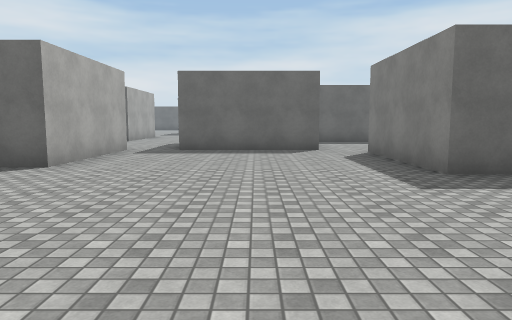
[1] (above)

24 first-person views from a walk through a 3-D level made in the Unity game engine. The camera is 1.4 m above the floor, tilts 6° down and sees 70° across. The floor is counted in squares, 2 m on a side. Each view is taken from the middle of a square. On the plan, view 1 faces up. The plan holds only what a view shows up to about 11 squares ahead; the rest is blank. The place goes on beyond the plan. The player is left out. Surface patterns are stand-ins for the level's own textures.

[2]
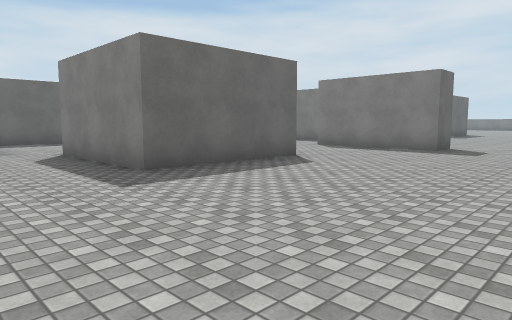

[3]
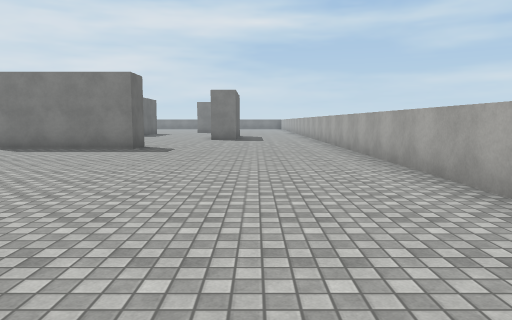

[4]
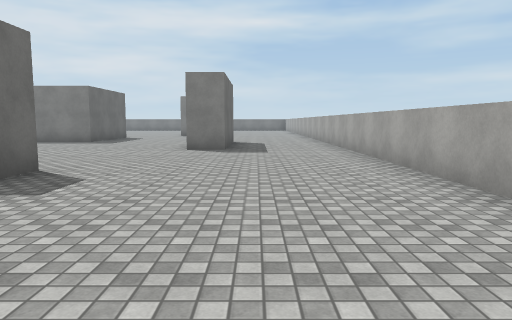

[5]
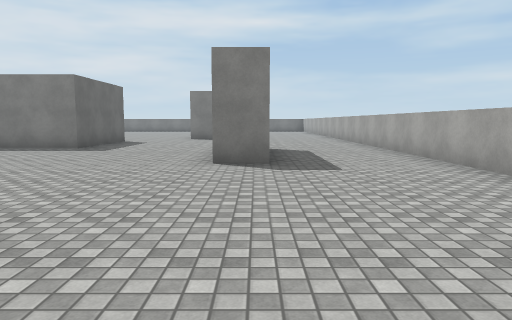

[6]
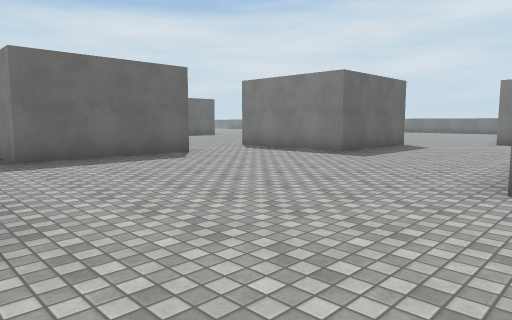

[7]
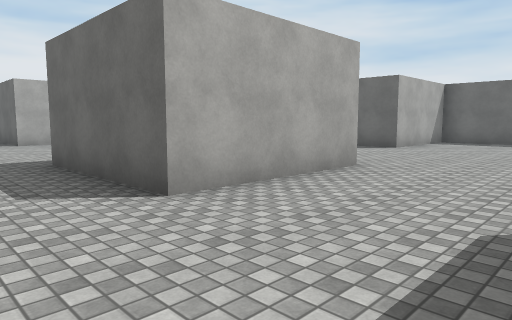

[8]
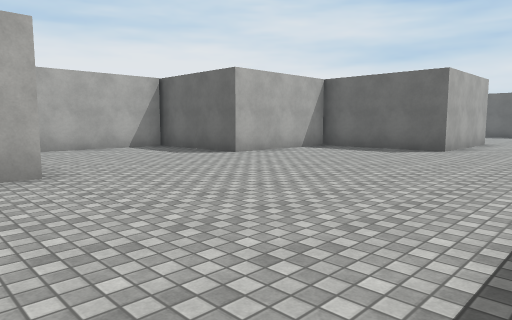

[9]
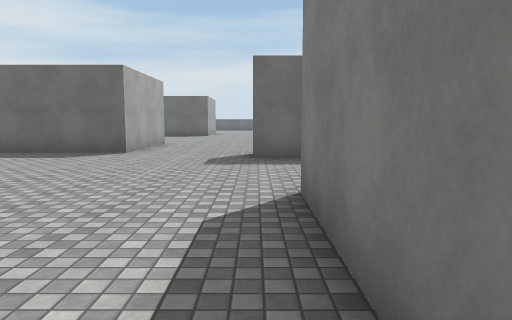

[10]
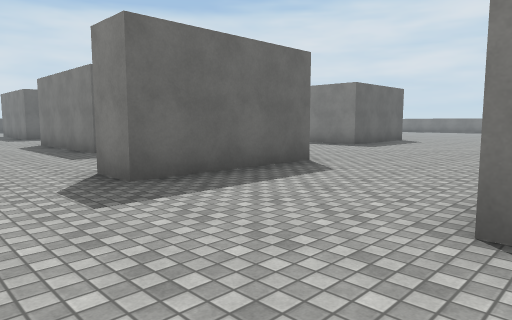

[11]
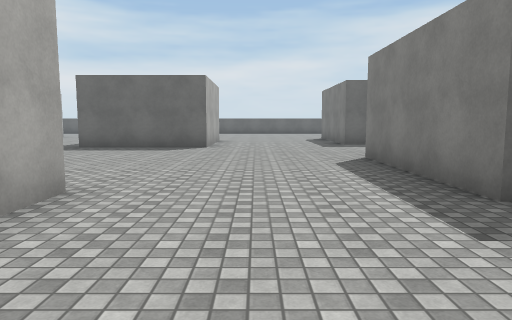

[12]
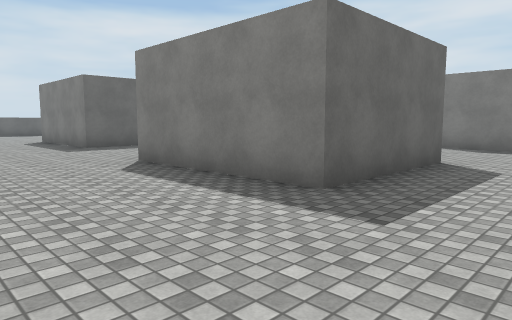

[13]
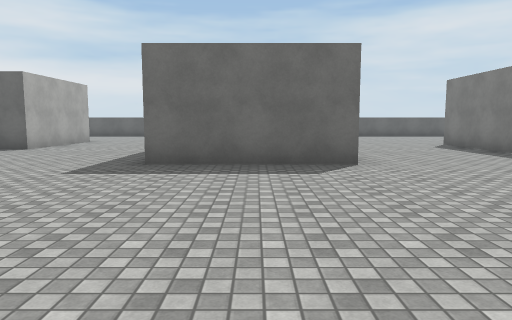

[14]
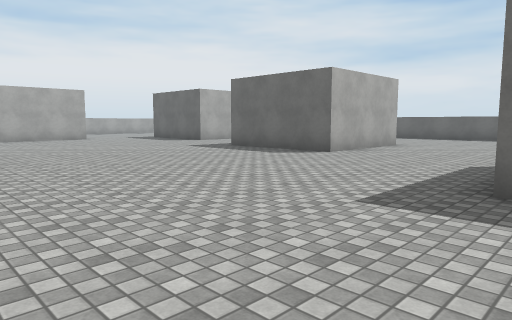

[15]
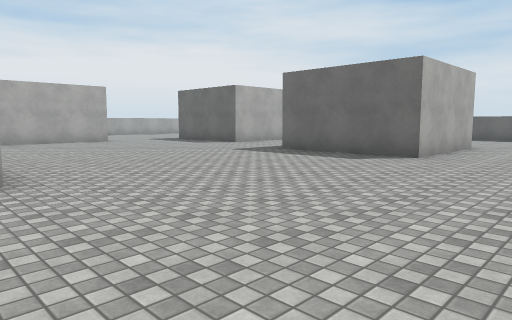

[16]
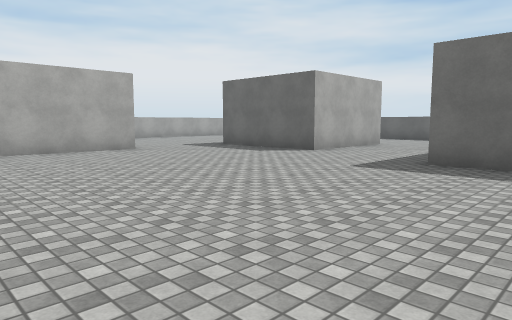

[17]
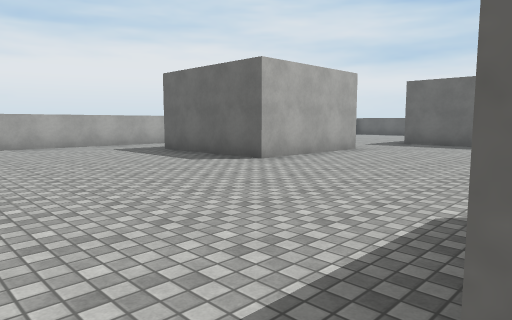

[18]
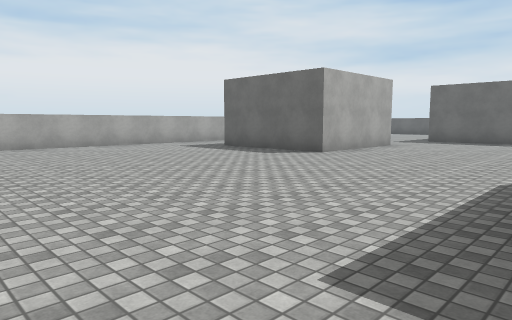

[19]
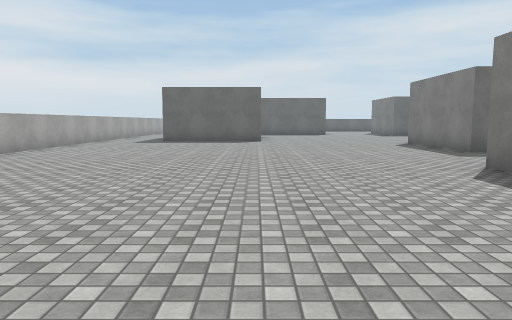

[20]
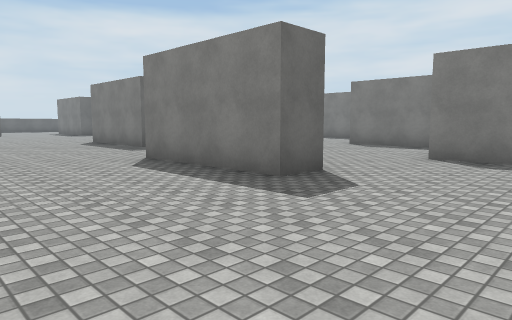

[21]
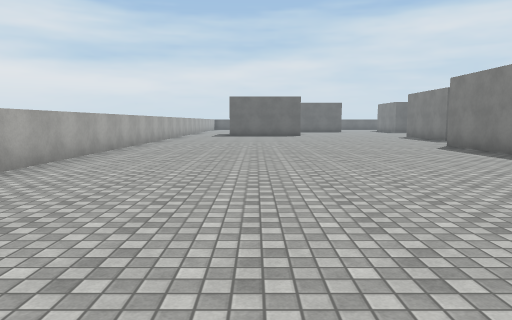

[22]
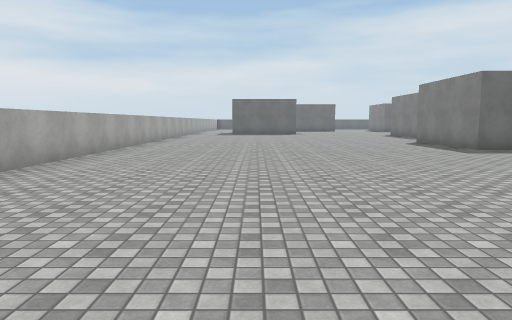

[23]
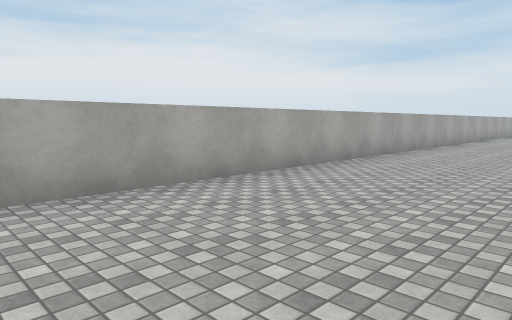

[24]
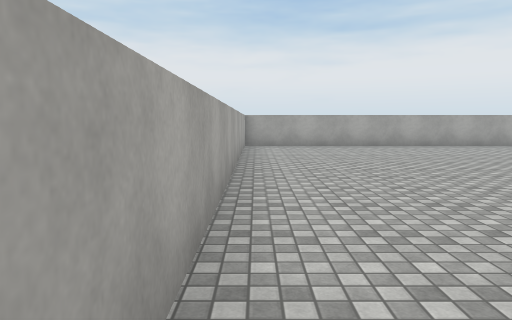

### Floor plan
Points are (right, up) in squares from view 1. A wall is a line through its corners. A room is listed if a view was taken in it or the views show most of it. See-through windows are left out.
Room 1 (views 1, 2, 3, 4, 5, 6, 7, 8, 9, 10, 11, 12, 13, 14, 15, 16, 17, 18, 19, 20, 21, 22, 23, 24)
walls: (1.3, 13.6) (1.3, 15.4); (-1.9, 11.1) (-1.9, 12.6); (1.6, 9.1) (-2, 9.1); (-4.5, 13.1) (-5.5, 13.1) (-5.5, 16.6); (-3.2, 9.1) (-3.2, 5.6) (-4.1, 5.6); (-3.6, 19.4) (-4.1, 19.4) (-4.1, 22.1); (6, 8.4) (6, 4.8) (2.5, 4.8) (2.5, 8.4); (8.1, 19.6) (8.1, 16.1) (4.7, 16.1) (4.7, 12.6) (1.6, 12.6) (1.6, 9.4); (14.5, 15) (10.9, 15) (10.9, 16); (10.2, 3.1) (9.3, 3.1) (9.3, 6.5); (15, 8.1) (11.4, 8.1) (11.4, 11.6); (8.7, 27.1) (8.7, 25.9) (5.1, 25.9); (15.6, 19.2) (12.1, 19.2) (12.1, 23.2); (-14.5, 17.1) (-14.5, -2.4); (3.2, -2.3) (18.5, -2.3); (-8.8, 27.5) (-8.8, 24) (-12.4, 24); (1.3, 31.5) (1.3, 29.2) (-2.2, 29.2); (-14.5, 24.1) (-14.5, 18.8); (14.2, 27.1) (12.7, 27.1) (12.7, 31.1); (-5.3, 31.5) (-5.3, 30.4) (-8.4, 30.4); (18.5, 5.6) (17.5, 5.6) (17.5, 9.1); (16.1, 0.8) (14.1, 0.8) (14.1, 1.8); (-14, -2.3) (-4.4, -2.3)

Where each view was taken, in squares from view 1:
view 1: 0 up, 0 right, facing up
view 2: 0 up, 0 right, facing up-right
view 3: 0 up, 0 right, facing right
view 4: 0 up, 5 right, facing right
view 5: 1 up, 8 right, facing right
view 6: 1 up, 10 right, facing up-right
view 7: 3 up, 9 right, facing up-left
view 8: 7 up, 11 right, facing up-left
view 9: 8 up, 11 right, facing up
view 10: 11 up, 9 right, facing up-right
view 11: 16 up, 10 right, facing up
view 12: 17 up, 9 right, facing up-right
view 13: 20 up, 7 right, facing up
view 14: 22 up, 6 right, facing up-left
view 15: 22 up, 4 right, facing up-left
view 16: 23 up, 0 right, facing up-left
view 17: 19 up, 4 left, facing up-left
view 18: 17 up, 4 left, facing up-left
view 19: 11 up, 9 left, facing up
view 20: 10 up, 9 left, facing up-right
view 21: 6 up, 11 left, facing up
view 22: 4 up, 11 left, facing up
view 23: 0 up, 11 left, facing up-left
view 24: 2 down, 4 left, facing left
